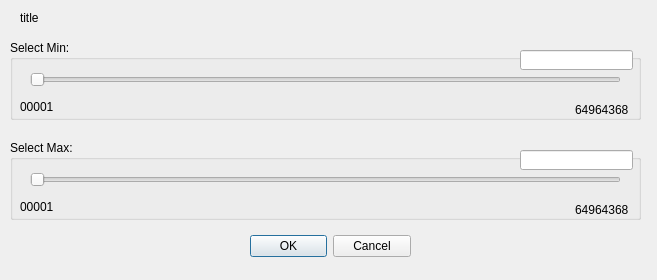
<?xml version="1.0" encoding="UTF-8"?>
<ui version="4.0">
 <class>Range</class>
 <widget class="QDialog" name="Range">
  <property name="geometry">
   <rect>
    <x>0</x>
    <y>0</y>
    <width>657</width>
    <height>280</height>
   </rect>
  </property>
  <property name="windowTitle">
   <string>Dialog</string>
  </property>
  <widget class="QDialogButtonBox" name="okBox">
   <property name="geometry">
    <rect>
     <x>250</x>
     <y>230</y>
     <width>161</width>
     <height>32</height>
    </rect>
   </property>
   <property name="orientation">
    <enum>Qt::Horizontal</enum>
   </property>
   <property name="standardButtons">
    <set>QDialogButtonBox::Cancel|QDialogButtonBox::Ok</set>
   </property>
  </widget>
  <widget class="QGroupBox" name="minBox">
   <property name="geometry">
    <rect>
     <x>10</x>
     <y>40</y>
     <width>631</width>
     <height>80</height>
    </rect>
   </property>
   <property name="title">
    <string>Select Min:</string>
   </property>
   <widget class="QSlider" name="minSlider">
    <property name="geometry">
     <rect>
      <x>20</x>
      <y>30</y>
      <width>591</width>
      <height>20</height>
     </rect>
    </property>
    <property name="orientation">
     <enum>Qt::Horizontal</enum>
    </property>
   </widget>
   <widget class="QLabel" name="minMax">
    <property name="geometry">
     <rect>
      <x>565</x>
      <y>60</y>
      <width>61</width>
      <height>20</height>
     </rect>
    </property>
    <property name="text">
     <string>64964368</string>
    </property>
   </widget>
   <widget class="QLabel" name="minMin">
    <property name="geometry">
     <rect>
      <x>10</x>
      <y>60</y>
      <width>46</width>
      <height>13</height>
     </rect>
    </property>
    <property name="text">
     <string>00001</string>
    </property>
   </widget>
   <widget class="QLineEdit" name="currentMinValue">
    <property name="geometry">
     <rect>
      <x>510</x>
      <y>10</y>
      <width>113</width>
      <height>20</height>
     </rect>
    </property>
    <property name="inputMethodHints">
     <set>Qt::ImhDigitsOnly</set>
    </property>
   </widget>
  </widget>
  <widget class="QGroupBox" name="maxBox">
   <property name="geometry">
    <rect>
     <x>10</x>
     <y>140</y>
     <width>631</width>
     <height>80</height>
    </rect>
   </property>
   <property name="title">
    <string>Select Max:</string>
   </property>
   <widget class="QSlider" name="maxSlider">
    <property name="geometry">
     <rect>
      <x>20</x>
      <y>30</y>
      <width>591</width>
      <height>20</height>
     </rect>
    </property>
    <property name="orientation">
     <enum>Qt::Horizontal</enum>
    </property>
   </widget>
   <widget class="QLabel" name="maxMax">
    <property name="geometry">
     <rect>
      <x>565</x>
      <y>60</y>
      <width>61</width>
      <height>20</height>
     </rect>
    </property>
    <property name="text">
     <string>64964368</string>
    </property>
   </widget>
   <widget class="QLabel" name="maxMin">
    <property name="geometry">
     <rect>
      <x>10</x>
      <y>60</y>
      <width>46</width>
      <height>13</height>
     </rect>
    </property>
    <property name="text">
     <string>00001</string>
    </property>
   </widget>
   <widget class="QLineEdit" name="currentMaxValue">
    <property name="geometry">
     <rect>
      <x>510</x>
      <y>10</y>
      <width>113</width>
      <height>20</height>
     </rect>
    </property>
    <property name="inputMethodHints">
     <set>Qt::ImhDigitsOnly</set>
    </property>
   </widget>
  </widget>
  <widget class="QLabel" name="title">
   <property name="geometry">
    <rect>
     <x>20</x>
     <y>10</y>
     <width>341</width>
     <height>16</height>
    </rect>
   </property>
   <property name="text">
    <string>title</string>
   </property>
  </widget>
 </widget>
 <resources/>
 <connections>
  <connection>
   <sender>okBox</sender>
   <signal>accepted()</signal>
   <receiver>Range</receiver>
   <slot>accept()</slot>
   <hints>
    <hint type="sourcelabel">
     <x>248</x>
     <y>254</y>
    </hint>
    <hint type="destinationlabel">
     <x>157</x>
     <y>274</y>
    </hint>
   </hints>
  </connection>
  <connection>
   <sender>okBox</sender>
   <signal>rejected()</signal>
   <receiver>Range</receiver>
   <slot>reject()</slot>
   <hints>
    <hint type="sourcelabel">
     <x>280</x>
     <y>260</y>
    </hint>
    <hint type="destinationlabel">
     <x>286</x>
     <y>274</y>
    </hint>
   </hints>
  </connection>
 </connections>
</ui>
